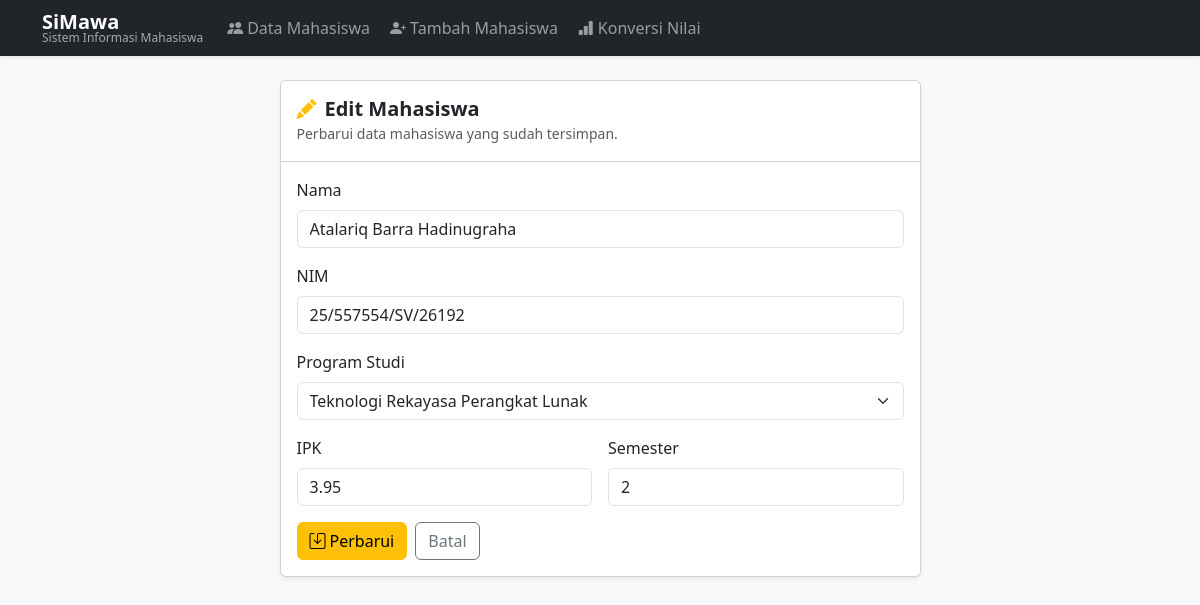
The app's page /p12/edit.php?id=1 with its own data.
### tables this page shows
CREATE TABLE `mahasiswa` (
  `id` int NOT NULL,
  `nama` varchar(100) NOT NULL,
  `nim` varchar(20) NOT NULL,
  `prodi_id` int NOT NULL,
  `ipk` decimal(3,2) NOT NULL,
  `semester` tinyint NOT NULL,
  `created_at` timestamp NULL DEFAULT CURRENT_TIMESTAMP
);

CREATE TABLE `prodi` (
  `id` int NOT NULL,
  `nama` varchar(100) NOT NULL
);

### src/p12/edit.php (the view, shortened to what this page needs)
<?php
$db = getDB();
$id = filter_input(INPUT_GET, 'id', FILTER_VALIDATE_INT);
$stmt = $db->prepare('SELECT * FROM mahasiswa WHERE id = ?');
$stmt->execute([$id]);
$mhs = $stmt->fetch();
$prodi = $db->query('SELECT id, nama FROM prodi ORDER BY nama')->fetchAll();
$errors = [];
$input = [
    'nama'     => $mhs['nama'],
    'nim'      => $mhs['nim'],
    'prodi_id' => $mhs['prodi_id'],
    'ipk'      => $mhs['ipk'],
    'semester' => $mhs['semester'],
];
require_once __DIR__ . '/layout/header.php';
?>
<div class="row justify-content-center">
  <div class="col-md-7">
    <div class="card shadow-sm">
      <div class="card-header bg-white py-3">
        <h5 class="mb-0 fw-semibold"><i class="bi bi-pencil-fill me-2 text-warning"></i>Edit Mahasiswa</h5>
        <small class="text-muted">Perbarui data mahasiswa yang sudah tersimpan.</small>
      </div>
      <div class="card-body">
        <form method="POST" novalidate>
          <div class="mb-3">
            <label class="form-label fw-medium">Nama</label>
            <input type="text" name="nama" class="form-control <?= isset($errors['nama']) ? 'is-invalid' : '' ?>"
                   value="<?= htmlspecialchars($input['nama']) ?>">
          </div>
          <div class="mb-3">
            <label class="form-label fw-medium">NIM</label>
            <input type="text" name="nim" class="form-control <?= isset($errors['nim']) ? 'is-invalid' : '' ?>"
                   value="<?= htmlspecialchars($input['nim']) ?>">
          </div>
          <div class="mb-3">
            <label class="form-label fw-medium">Program Studi</label>
            <select name="prodi_id" class="form-select <?= isset($errors['prodi_id']) ? 'is-invalid' : '' ?>">
              <?php foreach ($prodi as $p): ?>
                <option value="<?= $p['id'] ?>" <?= $input['prodi_id'] == $p['id'] ? 'selected' : '' ?>>
                  <?= htmlspecialchars($p['nama']) ?>
                </option>
              <?php endforeach; ?>
            </select>
          </div>
          <div class="row g-3 mb-3">
            <div class="col">
              <label class="form-label fw-medium">IPK</label>
              <input type="number" name="ipk" step="0.01" min="0" max="4"
                     class="form-control <?= isset($errors['ipk']) ? 'is-invalid' : '' ?>"
                     value="<?= htmlspecialchars($input['ipk']) ?>">
            </div>
            <div class="col">
              <label class="form-label fw-medium">Semester</label>
              <input type="number" name="semester" min="1" max="14"
                     class="form-control <?= isset($errors['semester']) ? 'is-invalid' : '' ?>"
                     value="<?= htmlspecialchars($input['semester']) ?>">
            </div>
          </div>
          <div class="d-flex gap-2">
            <button type="submit" class="btn btn-warning">
              <i class="bi bi-save me-1"></i>Perbarui
            </button>
            <a href="index.php" class="btn btn-outline-secondary">Batal</a>
          </div>
        </form>
      </div>
    </div>
  </div>
</div>
<?php require_once __DIR__ . '/layout/footer.php'; ?>

### src/p12/layout/header.php (style rules this page uses)
body { background-color: #f8f9fa; }

### records on screen
mahasiswa: nama "Atalariq Barra Hadinugraha", nim "25/557554/SV/26192", prodi_id "Teknologi Rekayasa Perangkat Lunak", ipk "3.95", semester "2"
